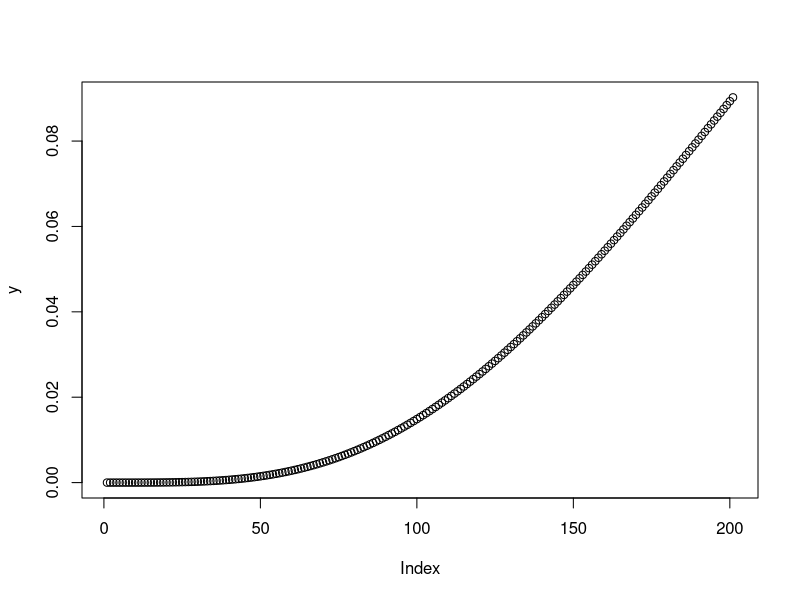
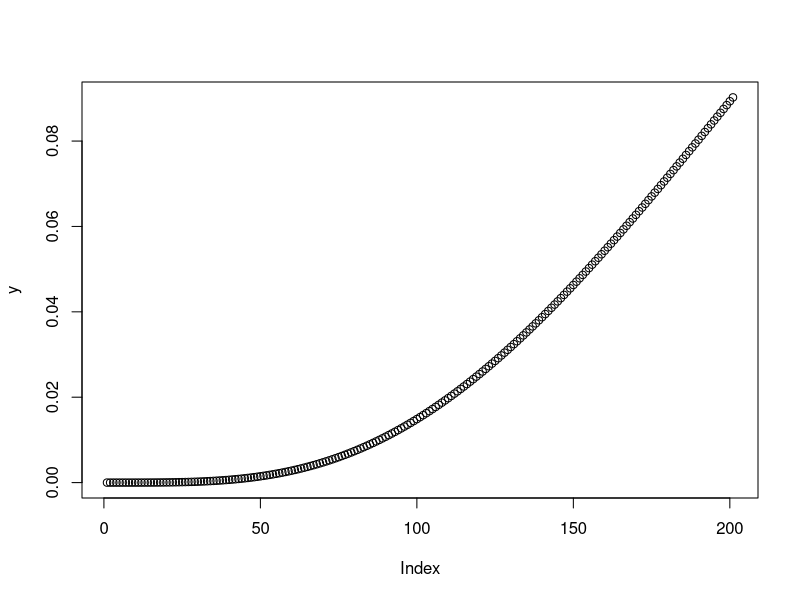
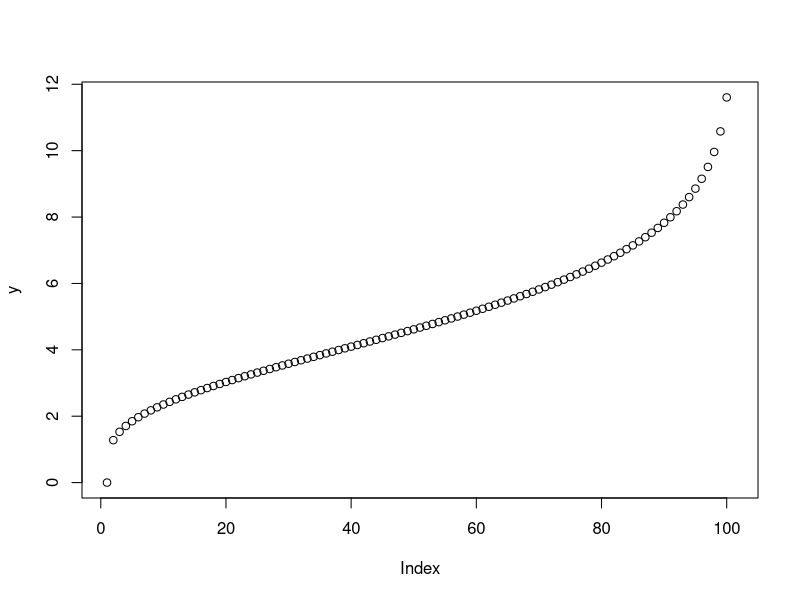
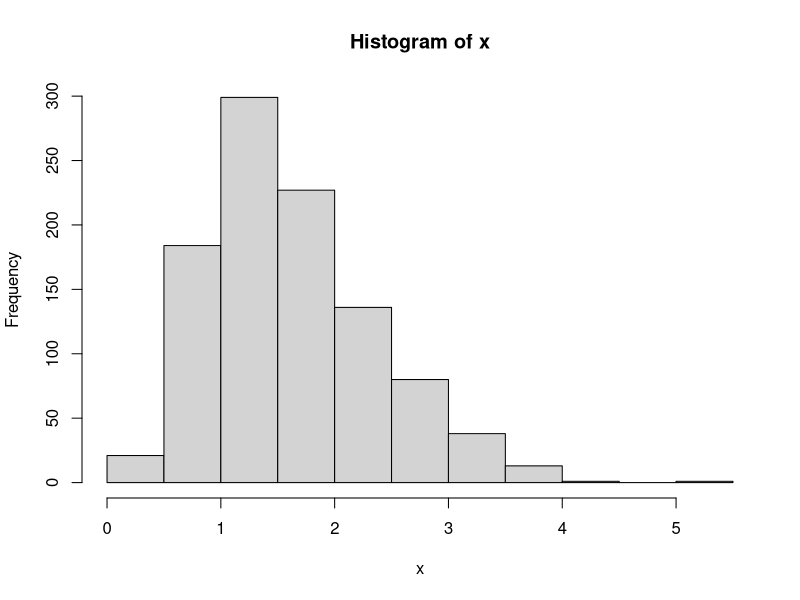

Write the R code that produced these figures, in order.
# dgamma
# deifne x-values
x <- seq(0, 2, by = 0.01)

# calculate gamma density for each x-value
 # dgamma density for each x-value
y <- dgamma(x, shape = 5)

# create density plot
plot(y)

# pgamma
# define x-values
x <- seq(0, 2, by=0.01)

# calcualte gamma density for each x-value

# create cumulative density plot
plot(y)

# qgamma 
# define x-values
x <- seq(0, 1, by=0.01)

# calculate gamma density for each x-value
y <- qgamma(x, shape=5)

# create quantile plot
plot(y)

# rgamma
# make this example reproducible 
set.seed(0)

# generate 1,000 random values that follow gamma distribution 
x <- rgamma(n=1000, shape=5, rate=3)

# create histogram to view distribution of values
hist(x)
